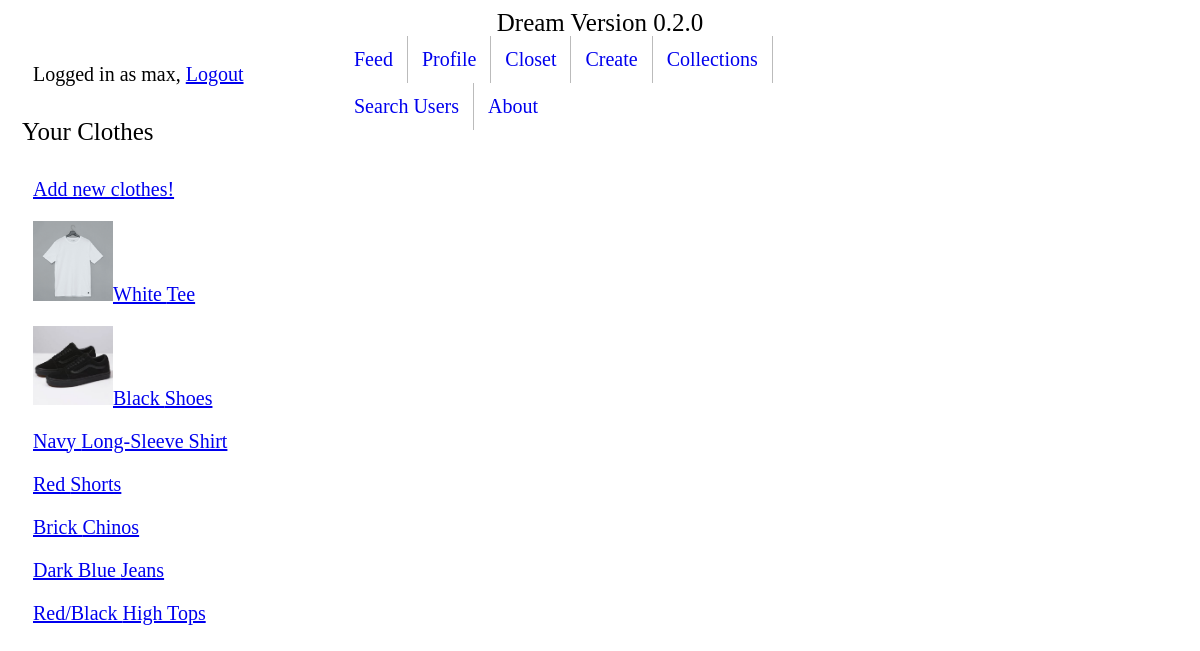
The app's page /clothing/closet/ (signed in) with its own data.
### clothing/models.py (models this page shows, shortened)
class Article(models.Model):
    location_choices = (
        ('TOP', 'Top'),
        ('BTM', 'Bottom'),
        ('SHS', 'Shoes'),
    )
    creator = models.ForeignKey(User, on_delete=models.SET_NULL, null=True)
    actual_location = models.CharField(max_length=60, choices=location_choices, default='None', null=True)
    clothing_type = models.CharField(max_length=60)  # henley, jeans, sneakers
    color = models.CharField(max_length=20)
    cut = models.CharField(max_length=60, blank=True)
    pattern = models.CharField(max_length=60, blank=True)
    material = models.CharField(max_length=60, blank=True)
    image = models.ImageField(upload_to='article-image', blank=True)
    favorited = models.ManyToManyField(User, blank=True, related_name="article_favorited_by")
    def get_absolute_url(self):
        return reverse('clothing:article-detail', kwargs={"pk": self.pk})

### clothing/views.py (the view)
# urls.py: path('closet/', ArticleListView.as_view(), name='clothing-list'),
class ArticleListView(ListView, LoginRequiredMixin):
    def get_queryset(self):
        return Article.objects.filter(creator=self.request.user)

### clothing/templates/clothing/article_list.html
{% extends 'base.html' %}
{% block content %}
<h1>Your Clothes</h1>
<p><a href="create-article/">Add new clothes!</a></p>
{% for instance in object_list %}
     <div class="list-img-format">
    {% if instance.image %}
            <p><img src="{{ instance.image.url }}" alt="No Image." width = 80><a href='{{ instance.get_absolute_url }}'>{{ instance.color }} {{ instance.clothing_type }}</a></p>
    {% else %}
        <p><a href='{{ instance.get_absolute_url }}'>{{ instance.color }} {{ instance.clothing_type }}</a></p>
    {% endif %}
     </div>
{% endfor %}
{% endblock %}

### templates/base.html (shortened to what this page needs)
<body>
  <p class="toptitle">Dream Version 0.2.0</p>
</body>
<ul class="navbar">
  <li><a href="/feed">Feed</a></li>
  <li><a href="/userprofiles/my-profile">Profile</a></li>
  <li class="dropdown">
    <a href="/clothing/closet" class="dropbtn">Closet</a>
  </li>
  <li class="dropdown">
    <a href="/clothing/create-outfit" class="dropbtn">Create</a>
  </li>
  <li><a href="/clothing/collections">Collections</a></li>
  <li><a href="/userprofiles">Search Users</a></li>
  <li><a href="/about">About</a></li>
</ul>
  {% if user.is_authenticated %}
    <p>Logged in as {{ user.get_username }}, <a href="{% url 'logout'%}">Logout</a></p>
  {% elif 'logout' in request.path %}
  {% else %}
    <p><a href="{% url 'login'%}?next={{request.path}}">Login</a></p>
  {% endif %}
{% block content %}{% endblock %}

### templates/base.html (style rules this page uses)
h1 { padding: 12px 14px; }
h1 { font-family:calibri; font-size: 25px; font-weight: 500; }
p { padding: 0px 25px; font-family: calibri light; font-size: 20px; }
li { float: left; border-right: 1px solid #bbb; }
li:last-child { border-right: none; }
li a { display: block; padding: 12px 14px; text-align: center; text-decoration: none; text-color: black; }
p.toptitle { font-family:calibri light; font-size: 25px; text-align: center; padding: 1px 1px; left: 50% transform: translate(-50%, -50%); }
ul.navbar { display: inline-block; list-style-type: none; text-align: center; font-family:calibri light; font-size: 20px; position: absolute; left: 50%; transform: translate(-50%, -50%); }

### records on screen
Article: image (picture), color "White", clothing_type "Tee"
Article: image (picture), color "Black", clothing_type "Shoes"
Article: color "Navy", clothing_type "Long-Sleeve Shirt"
Article: color "Red", clothing_type "Shorts"
Article: color "Brick", clothing_type "Chinos"
Article: color "Dark Blue", clothing_type "Jeans"
Article: color "Red/Black", clothing_type "High Tops"

### other values on screen
{{ user.get_username }} "max"
